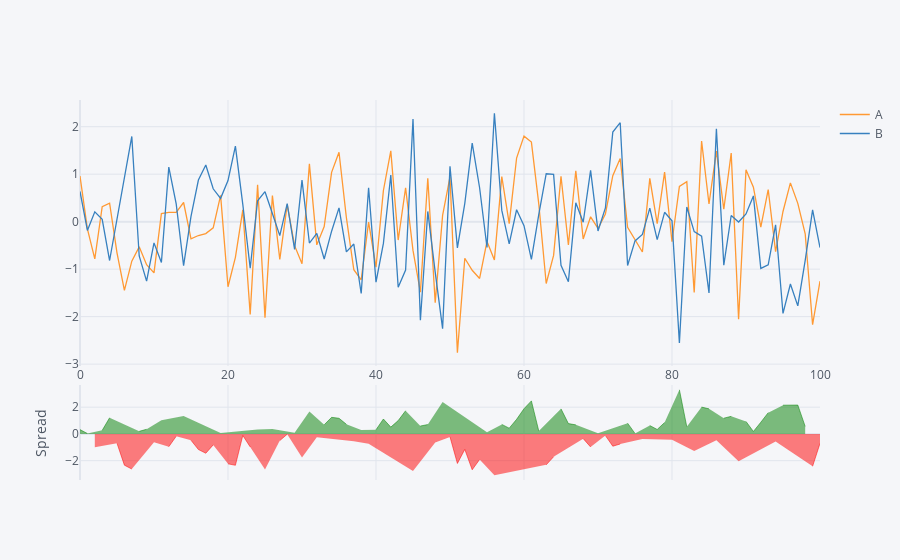

Notebook cell for this chart:
### Markdown cell above
The spread is the differnce between the values plotted.

### Code cell
df[['A','B']].iplot(kind='spread')

### Figure 1 — Plotly figure (JSON) as saved in the notebook; plotly's stock layout.template omitted (floating-point values rounded to 4 significant figures)
{"data": [{"line": {"color": "rgba(255, 153, 51, 1.0)", "dash": "solid", "shape": "linear", "width": 1.3}, "mode": "lines", "name": "A", "text": "", "type": "scatter", "x": [0, 1, 2, 3, 4, 5, 6, 7, 8, 9, 10, 11, 12, 13, 14, 15, 16, 17, 18, 19, 20, 21, 22, 23, 24, 25, 26, 27, 28, 29, 30, 31, 32, 33, 34, 35, 36, 37, 38, 39, 40, 41, 42, 43, 44, 45, 46, 47, 48, 49, 50, 51, 52, 53, 54, 55, 56, 57, 58, 59, 60, 61, 62, 63, 64, 65, 66, 67, 68, 69, 70, 71, 72, 73, 74, 75, 76, 77, 78, 79, 80, 81, 82, 83, 84, 85, 86, 87, 88, 89, 90, 91, 92, 93, 94, 95, 96, 97, 98, 99, 100], "y": [0.96, -0.1535, -0.7832, 0.3157, 0.3881, -0.656, -1.446, -0.8311, -0.53, -0.9053, -1.078, 0.171, 0.1941, 0.1958, 0.4035, -0.3611, -0.2915, -0.2507, -0.1295, 0.5531, -1.371, -0.7513, 0.2497, -1.952, 0.7768, -2.022, 0.548, -0.7941, 0.3578, -0.5057, -0.8859, 1.217, -0.4887, -0.1021, 1.038, 1.461, 0.08219, -1.01, -1.224, -0.01138, -0.9596, 0.6567, 1.49, -0.3871, 0.7148, -0.6049, -1.485, 0.9147, -1.707, 0.1331, 0.945, -2.76, -0.771, -1.023, -1.197, -0.416, -0.806, 0.9486, -0.04006, 1.34, 1.801, 1.677, 0.3703, -1.303, -0.711, 0.9572, -0.4916, 1.073, -0.3634, 0.1027, -0.1434, 0.1621, 0.9672, 1.33, -0.1205, -0.37, -0.6394, 0.9112, -0.04177, 1.044, -0.4233, 0.7441, 0.8427, -1.492, 1.698, 0.3714, 1.487, 0.2623, 1.444, -2.053, 1.091, 0.7259, -0.1143, 0.6772, -0.6318, 0.2145, 0.8171, 0.385, -0.2558, -2.171, -1.253]}, {"line": {"color": "rgba(55, 128, 191, 1.0)", "dash": "solid", "shape": "linear", "width": 1.3}, "mode": "lines", "name": "B", "text": "", "type": "scatter", "x": [0, 1, 2, 3, 4, 5, 6, 7, 8, 9, 10, 11, 12, 13, 14, 15, 16, 17, 18, 19, 20, 21, 22, 23, 24, 25, 26, 27, 28, 29, 30, 31, 32, 33, 34, 35, 36, 37, 38, 39, 40, 41, 42, 43, 44, 45, 46, 47, 48, 49, 50, 51, 52, 53, 54, 55, 56, 57, 58, 59, 60, 61, 62, 63, 64, 65, 66, 67, 68, 69, 70, 71, 72, 73, 74, 75, 76, 77, 78, 79, 80, 81, 82, 83, 84, 85, 86, 87, 88, 89, 90, 91, 92, 93, 94, 95, 96, 97, 98, 99, 100], "y": [0.6371, -0.1837, 0.2061, 0.04868, -0.8182, 0.04842, 0.8893, 1.795, -0.7221, -1.253, -0.4468, -0.8596, 1.148, 0.3734, -0.9277, 0.1133, 0.8757, 1.193, 0.6919, 0.4907, 0.8647, 1.592, 0.3657, -0.9817, 0.4411, 0.6308, 0.1728, -0.2937, 0.3816, -0.5865, 0.8751, -0.45, -0.2478, -0.7867, -0.2005, 0.2905, -0.6363, -0.471, -1.513, 0.7153, -1.274, -0.4581, 0.9818, -1.383, -1.019, 2.16, -2.076, 0.2152, -1.063, -2.253, 1.168, -0.552, 0.3866, 1.656, 0.7147, -0.5439, 2.282, 0.2367, -0.4692, 0.2507, -0.08386, -0.7921, 0.1555, 1.009, 0.996, -0.9181, -1.263, 0.3963, -0.01165, 1.079, -0.1953, 0.2886, 1.887, 2.084, -0.9242, -0.4058, -0.2691, 0.2849, -0.3769, 0.1973, 0.01895, -2.557, 0.3082, -0.2103, -0.3068, -1.503, 1.956, -0.9152, 0.1294, -0.007762, 0.1622, 0.5424, -0.9842, -0.9096, -0.06574, -1.933, -1.313, -1.773, -0.8165, 0.2481, -0.5455]}, {"connectgaps": false, "fill": "tozeroy", "line": {"color": "green", "dash": "solid", "shape": "linear", "width": 0.5}, "mode": "lines", "name": "Spread", "showlegend": false, "type": "scatter", "x": [0, 1, 2, 3, 4, 5, 6, 7, 8, 9, 10, 11, 12, 13, 14, 15, 16, 17, 18, 19, 20, 21, 22, 23, 24, 25, 26, 27, 28, 29, 30, 31, 32, 33, 34, 35, 36, 37, 38, 39, 40, 41, 42, 43, 44, 45, 46, 47, 48, 49, 50, 51, 52, 53, 54, 55, 56, 57, 58, 59, 60, 61, 62, 63, 64, 65, 66, 67, 68, 69, 70, 71, 72, 73, 74, 75, 76, 77, 78, 79, 80, 81, 82, 83, 84, 85, 86, 87, 88, 89, 90, 91, 92, 93, 94, 95, 96, 97, 98, 99, 100], "xaxis": "x2", "y": [0.3229, 0.03023, "", 0.267, 1.206, "", "", "", 0.1921, 0.3477, "", 1.031, "", "", 1.331, "", "", "", "", 0.06242, "", "", "", "", 0.3357, "", 0.3753, "", "", 0.08078, "", 1.667, "", 0.6845, 1.239, 1.17, 0.7185, "", 0.2892, "", 0.3143, 1.115, 0.5083, 0.996, 1.733, "", 0.5905, 0.6995, "", 2.386, "", "", "", "", "", 0.1278, "", 0.7119, 0.4292, 1.09, 1.885, 2.469, 0.2147, "", "", 1.875, 0.7718, 0.677, "", "", 0.05187, "", "", "", 0.8037, 0.03584, "", 0.6263, 0.3352, 0.8471, "", 3.301, 0.5345, "", 2.004, 1.874, "", 1.177, 1.315, "", 0.929, 0.1835, 0.8699, 1.587, "", 2.147, 2.13, 2.158, 0.5607, "", ""], "yaxis": "y2"}, {"connectgaps": false, "fill": "tozeroy", "line": {"color": "red", "dash": "solid", "shape": "linear", "width": 0.5}, "mode": "lines", "name": "Spread", "showlegend": false, "type": "scatter", "x": [0, 1, 2, 3, 4, 5, 6, 7, 8, 9, 10, 11, 12, 13, 14, 15, 16, 17, 18, 19, 20, 21, 22, 23, 24, 25, 26, 27, 28, 29, 30, 31, 32, 33, 34, 35, 36, 37, 38, 39, 40, 41, 42, 43, 44, 45, 46, 47, 48, 49, 50, 51, 52, 53, 54, 55, 56, 57, 58, 59, 60, 61, 62, 63, 64, 65, 66, 67, 68, 69, 70, 71, 72, 73, 74, 75, 76, 77, 78, 79, 80, 81, 82, 83, 84, 85, 86, 87, 88, 89, 90, 91, 92, 93, 94, 95, 96, 97, 98, 99, 100], "xaxis": "x2", "y": ["", "", -0.9893, "", "", -0.7044, -2.335, -2.626, "", "", -0.631, "", -0.9539, -0.1776, "", -0.4744, -1.167, -1.444, -0.8213, "", -2.236, -2.344, -0.1161, -0.9702, "", -2.653, "", -0.5004, -0.0238, "", -1.761, "", -0.2409, "", "", "", "", -0.5393, "", -0.7266, "", "", "", "", "", -2.765, "", "", -0.6439, "", -0.2227, -2.208, -1.158, -2.679, -1.912, "", -3.088, "", "", "", "", "", "", -2.312, -1.707, "", "", "", -0.3518, -0.9765, "", -0.1264, -0.9198, -0.7538, "", "", -0.3703, "", "", "", -0.4423, "", "", -1.282, "", "", -0.4689, "", "", -2.046, "", "", "", "", -0.566, "", "", "", "", -2.419, -0.7073], "yaxis": "y2"}], "layout": {"hovermode": "x", "legend": {"bgcolor": "#F5F6F9", "font": {"color": "#4D5663"}}, "paper_bgcolor": "#F5F6F9", "plot_bgcolor": "#F5F6F9", "title": {"font": {"color": "#4D5663"}}, "xaxis": {"gridcolor": "#E1E5ED", "showgrid": true, "tickfont": {"color": "#4D5663"}, "title": {"font": {"color": "#4D5663"}, "text": ""}, "zerolinecolor": "#E1E5ED"}, "xaxis2": {"anchor": "y2", "gridcolor": "#E1E5ED", "showgrid": true, "showticklabels": false, "tickfont": {"color": "#4D5663"}, "title": {"font": {"color": "#4D5663"}, "text": ""}, "zerolinecolor": "#E1E5ED"}, "yaxis": {"domain": [0.3, 1], "gridcolor": "#E1E5ED", "showgrid": true, "tickfont": {"color": "#4D5663"}, "title": {"font": {"color": "#4D5663"}, "text": ""}, "zerolinecolor": "#E1E5ED"}, "yaxis2": {"domain": [0, 0.25], "gridcolor": "#E1E5ED", "showgrid": true, "tickfont": {"color": "#4D5663"}, "title": {"font": {"color": "#4D5663"}, "text": "Spread"}, "zerolinecolor": "#E1E5ED"}}}
